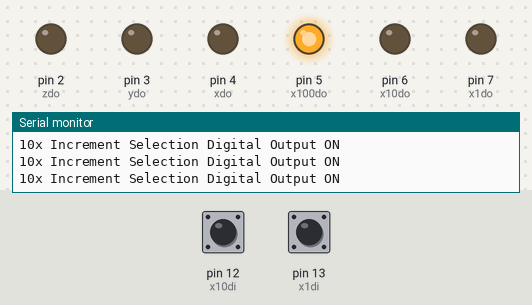
Simulated run of this sketch. Board: Arduino Uno, built with avr-gcc and run on an emulated ATmega328P. Shown: output pins drawn as LEDs (lit = HIGH), the last lines printed to the serial monitor. Dashed ring = blinking. Inputs (shaded band) come from the test bench; at power-on: pin 12 (x10di) HIGH, pin 13 (x1di) HIGH.

Above: at 1.2 s.
1.3 s: pin 12 (x10di) driven LOW
At 1.7 s:
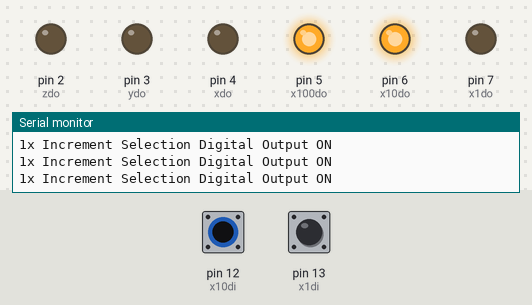
2.8 s: pin 13 (x1di) driven LOW
At 3.7 s:
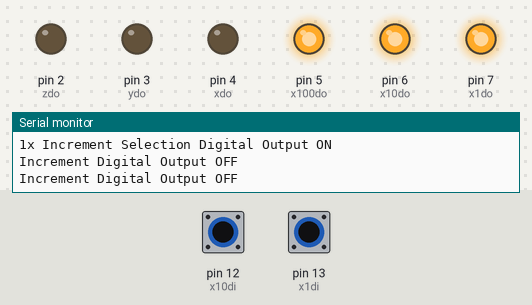
4.3 s: pin 12 (x10di) driven HIGH
At 4.8 s:
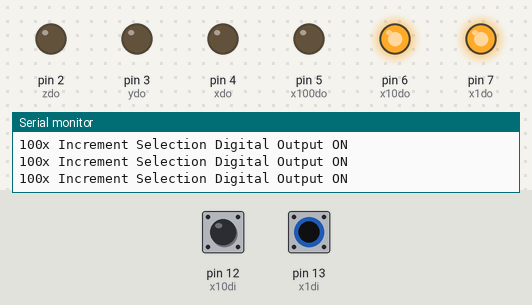
5.8 s: pin 13 (x1di) driven HIGH
At 6.6 s:
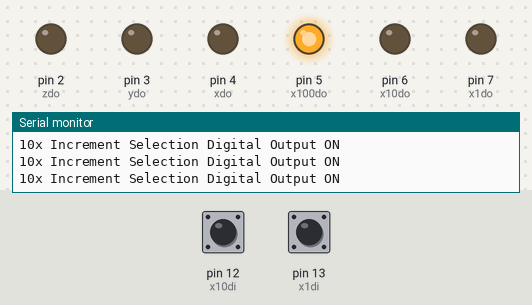
7.3 s: pin 12 (x10di) pulsed LOW 2 times (0.12 s each, 0.3 s apart)
At 7.52 s:
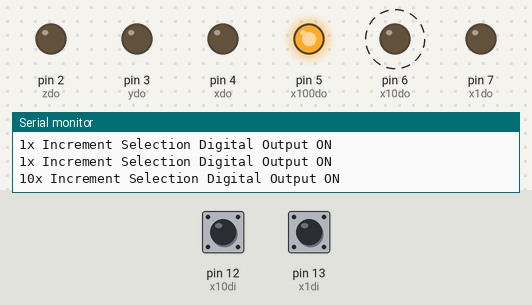
10.9 s: pin 13 (x1di) pulsed LOW 5 times (0.12 s each, 0.3 s apart)
At 10.97 s:
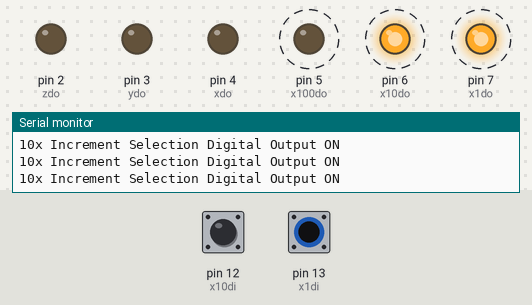
Timing chart, 0 to 13.9 s (numbered marks = the images above; inputs shaded):
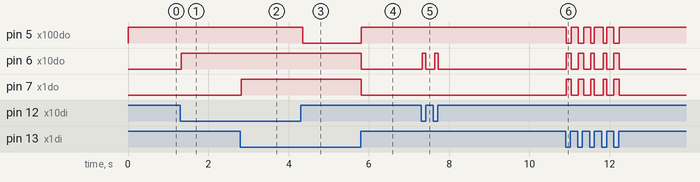

The sketch:

conversion.ino
```cpp
  //Program variables definition
  int value = 0;

  //INPUT Integer Definition
    int x1di=13;  //PIN 13
    int x10di=12; //PIN 12
    int xdi=11;   //PIN 11
    int ydi=10;   //PIN 10
    int zdi=9;    //PIN 9

   //OUTPUT Integer Definition
   int x1do=7;    //PIN7
   int x10do=6;   //PIN6
   int x100do=5;  //PIN5
   int xdo=4;     //PIN4
   int ydo=3;     //PIN3
   int zdo=2;     //PIN2

void setup() {

      Serial.begin(9600);
      //DIGITAL INPUTS
      pinMode(x1di,INPUT);    //PIN 13
      pinMode(x10di,INPUT);   //PIN 12
      pinMode(xdi,INPUT);
      pinMode(ydi,INPUT);
      pinMode(zdi,INPUT);

      //DIGITAL OUTPUTS
      pinMode(x1do,OUTPUT);   // PIN 7
      pinMode(x10do,OUTPUT);  // PIN 6
      pinMode(x100do,OUTPUT); // PIN 5
      pinMode(xdo,OUTPUT);
      pinMode(ydo,OUTPUT);
      pinMode(zdo,OUTPUT);

 }

void loop() {

      if((digitalRead(x1di)==0)&&(digitalRead(x10di)==0)){
        //Write Increment Digital Outputs to OFF when Rotary Switch is in "OFF" Position
        digitalWrite(x1do,HIGH);
        digitalWrite(x10do,HIGH);
        digitalWrite(x100do,HIGH);
        Serial.print("Increment Digital Output OFF");
        Serial.print("\n");
        delay(500);
      } else if((digitalRead(x1di)==1)&&(digitalRead(x10di)==0)){
        digitalWrite(x1do,LOW);
        digitalWrite(x10do,HIGH);
        digitalWrite(x100do,HIGH);
        Serial.print("1x Increment Selection Digital Output ON");
        Serial.print("\n");
      } else if((digitalRead(x1di)==1)&&(digitalRead(x10di)==1)){
        digitalWrite(x1do,LOW);
        digitalWrite(x10do,LOW);
        digitalWrite(x100do,HIGH);
        Serial.print("10x Increment Selection Digital Output ON");
        Serial.print("\n");
      }else if((digitalRead(x1di)==0)&&(digitalRead(x10di)==1)){
        digitalWrite(x1do,HIGH);
        digitalWrite(x10do,HIGH);
        digitalWrite(x100do,LOW);
        Serial.print("100x Increment Selection Digital Output ON");
        Serial.print("\n");
      }


}
```

Measured:
- after the input at 1.3 s, pin 6 (x10do): LOW → HIGH at once
- after the input at 2.8 s, pin 7 (x1do): LOW → HIGH at once
- after the input at 4.3 s, pin 5 (x100do): HIGH → LOW after 0.05 s
- after the input at 5.8 s, pin 5 (x100do): LOW → HIGH at once; pin 6 (x10do), pin 7 (x1do): HIGH → LOW at once
- after the input at 7.3 s, pin 6 (x10do): alternates HIGH for 0.09 s and LOW for 0.22 s, 4 changes in all, then stays LOW, starting at once
- after the input at 10.9 s, pin 5 (x100do): alternates HIGH for 0.17 s and LOW for 0.13 s, 10 changes in all, then stays HIGH, starting at once; pin 6 (x10do), pin 7 (x1do): alternates HIGH for 0.13 s and LOW for 0.17 s, 10 changes in all, then stays LOW, starting at once
